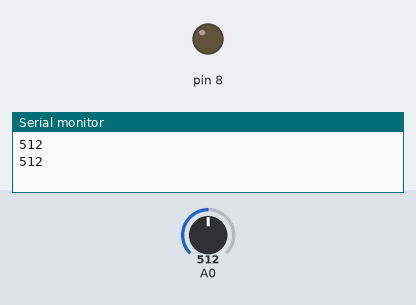
Bench run of a sketch on a simulated Arduino Uno, built with avr-gcc and run on an emulated ATmega328P. Parts: output pins drawn as LEDs (lit = HIGH), the last lines printed to the serial monitor. Inputs (shaded band) come from the test bench; at power-on: A0 = 512.

Above: at 1.8 s.
1.9 s: A0 set to 586
3.4 s: A0 set to 617
At 4.7 s:
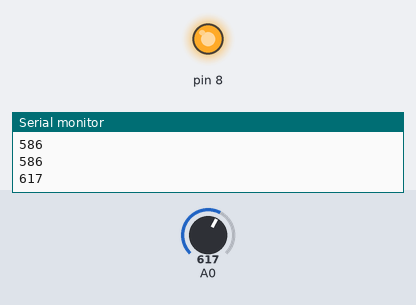
5.5 s: A0 set to 590
At 7.2 s:
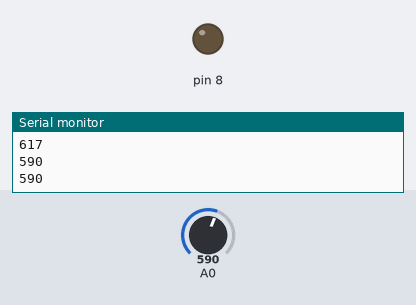
7.5 s: A0 set to 610
At 8.9 s:
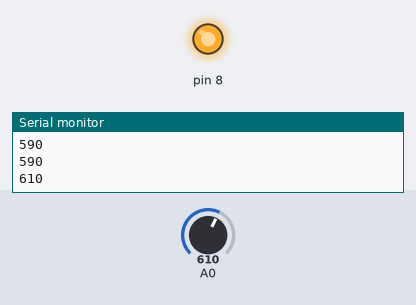
Timing chart, 0 to 10.5 s (numbered marks = the images above; inputs shaded):
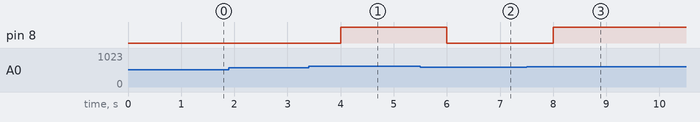

Measured:
- the behaviour switches between 600 and 601 on A0 (found by bisection; images 0 and 1)
- after the input at 3.4 s, pin 8: LOW → HIGH after 0.60 s
- after the input at 5.5 s, pin 8: HIGH → LOW after 0.50 s
- after the input at 7.5 s, pin 8: LOW → HIGH after 0.50 s

The sketch:

sketch_sensor_luz.ino
```cpp
// leitura do sensor de luminosidade e acendimento de LED

void setup() {
  Serial.begin(9600);
  pinMode(8, OUTPUT);
}

void loop() {
  int ldrValue = analogRead(A0);
  Serial.println(ldrValue);

  if (ldrValue > 600) {
    digitalWrite(8, HIGH);
  } else {
    digitalWrite(8, LOW);
  }

  delay(1000);
}
```
